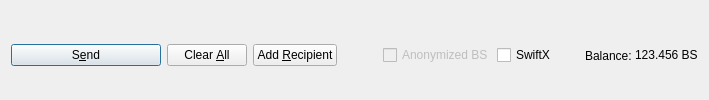
         <widget class="QFrame" name="frame_Send">
          <layout class="QHBoxLayout" name="horizontalLayout">
           <property name="bottomMargin">
            <number>0</number>
           </property>
           <item>
            <widget class="QPushButton" name="sendButton">
             <property name="minimumSize">
              <size>
               <width>150</width>
               <height>0</height>
              </size>
             </property>
             <property name="toolTip">
              <string>Confirm the send action</string>
             </property>
             <property name="text">
              <string>S&amp;end</string>
             </property>
             <property name="icon">
              <iconset resource="../BS.qrc">
               <normaloff>:/icons/send</normaloff>:/icons/send</iconset>
             </property>
             <property name="autoDefault">
              <bool>false</bool>
             </property>
             <property name="default">
              <bool>true</bool>
             </property>
            </widget>
           </item>
           <item>
            <widget class="QPushButton" name="clearButton">
             <property name="sizePolicy">
              <sizepolicy hsizetype="Minimum" vsizetype="Fixed">
               <horstretch>0</horstretch>
               <verstretch>0</verstretch>
              </sizepolicy>
             </property>
             <property name="toolTip">
              <string>Clear all fields of the form.</string>
             </property>
             <property name="text">
              <string>Clear &amp;All</string>
             </property>
             <property name="icon">
              <iconset resource="../BS.qrc">
               <normaloff>:/icons/remove</normaloff>:/icons/remove</iconset>
             </property>
             <property name="autoDefault">
              <bool>false</bool>
             </property>
            </widget>
           </item>
           <item>
            <widget class="QPushButton" name="addButton">
             <property name="toolTip">
              <string>Send to multiple recipients at once</string>
             </property>
             <property name="text">
              <string>Add &amp;Recipient</string>
             </property>
             <property name="icon">
              <iconset resource="../BS.qrc">
               <normaloff>:/icons/add</normaloff>:/icons/add</iconset>
             </property>
             <property name="autoDefault">
              <bool>false</bool>
             </property>
            </widget>
           </item>
           <item>
            <spacer name="horizontalSpacer">
             <property name="orientation">
              <enum>Qt::Horizontal</enum>
             </property>
             <property name="sizeHint" stdset="0">
              <size>
               <width>40</width>
               <height>20</height>
              </size>
             </property>
            </spacer>
           </item>
           <item>
            <layout class="QHBoxLayout" name="horizontalLayout_2">
             <property name="spacing">
              <number>3</number>
             </property>
             <item>
              <widget class="QCheckBox" name="checkxBS">
               <property name="enabled">
                <bool>false</bool>
               </property>
               <property name="text">
                <string>Anonymized BS</string>
               </property>
              </widget>
             </item>
             <item>
              <widget class="QCheckBox" name="checkSwiftTX">
               <property name="enabled">
                <bool>true</bool>
               </property>
               <property name="minimumSize">
                <size>
                 <width>85</width>
                 <height>0</height>
                </size>
               </property>
               <property name="text">
                <string>SwiftX</string>
               </property>
              </widget>
             </item>
             <item>
              <widget class="QLabel" name="label">
               <property name="text">
                <string>Balance:</string>
               </property>
              </widget>
             </item>
             <item>
              <widget class="QLabel" name="labelBalance">
               <property name="sizePolicy">
                <sizepolicy hsizetype="Preferred" vsizetype="Fixed">
                 <horstretch>0</horstretch>
                 <verstretch>0</verstretch>
                </sizepolicy>
               </property>
               <property name="cursor">
                <cursorShape>IBeamCursor</cursorShape>
               </property>
               <property name="text">
                <string notr="true">123.456 BS</string>
               </property>
               <property name="textInteractionFlags">
                <set>Qt::LinksAccessibleByMouse|Qt::TextSelectableByKeyboard|Qt::TextSelectableByMouse</set>
               </property>
              </widget>
             </item>
            </layout>
           </item>
          </layout>
         </widget>
